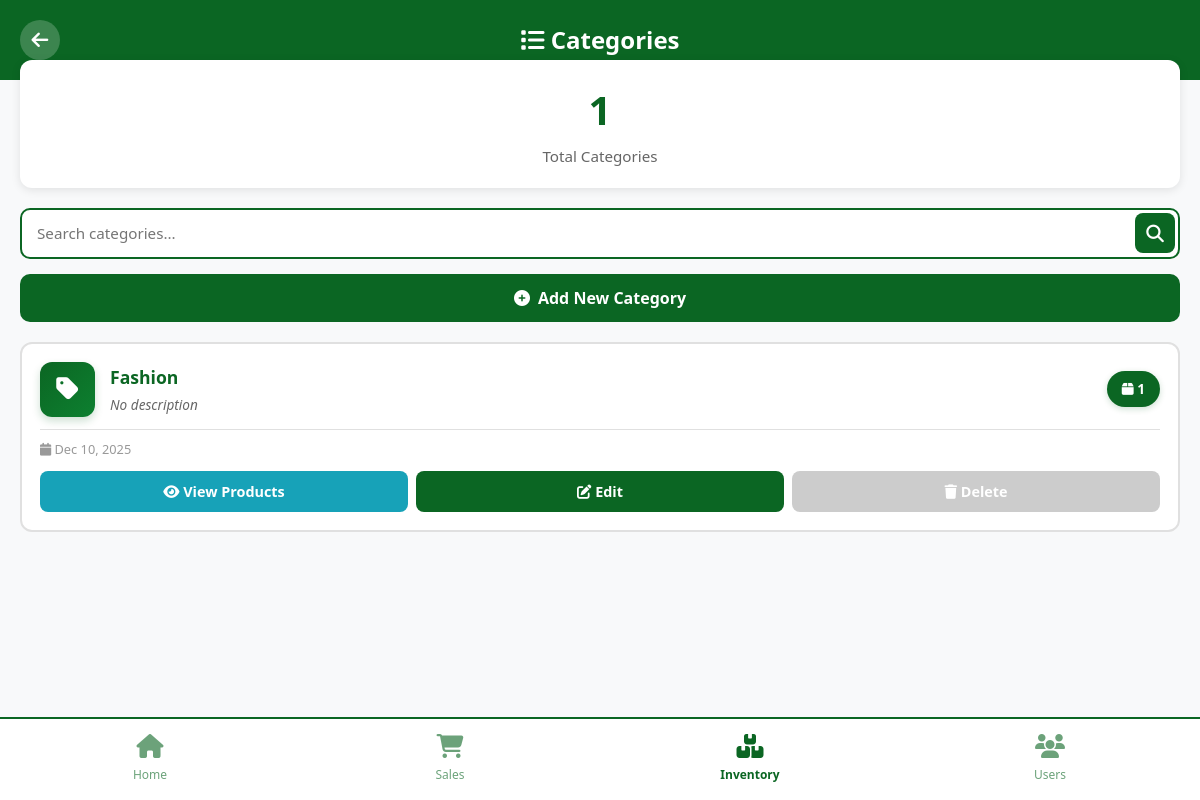
The page /category/ on the database its author committed.
### user/models.py (models this page shows, shortened)
class Category(models.Model):
    name = models.CharField(max_length=100)
    description = models.TextField(blank=True)
    created_at = models.DateTimeField(auto_now_add=True)
    class Meta:
        db_table = 'category'
        verbose_name_plural = 'Categories'

### user/views.py (the view)
# urls.py: path('category/',views.categories,name='category'),
def categories(request):
    search_query = request.GET.get('search', '')
    categories_list = Category.objects.all().order_by('name')
    if search_query:
        categories_list = categories_list.filter(
            Q(name__icontains=search_query) |
            Q(description__icontains=search_query)
        )
    for category in categories_list:
        category.product_count = Product.objects.filter(category=category).count()
    context = {
        'categories': categories_list,
        'search_query': search_query,
        'total_categories': Category.objects.count(),
    }
    return render(request, 'category/categories.html', context)

### templates/category/categories.html (shortened to what this page needs)
{% load static %}
<!DOCTYPE html>
<html lang="en">
<head>
    <link href="https://cdn.jsdelivr.net/npm/bootstrap@5.3.0/dist/css/bootstrap.min.css" rel="stylesheet">
    <link rel="stylesheet" href="https://cdnjs.cloudflare.com/ajax/libs/font-awesome/6.4.0/css/all.min.css">
</head>
<body>
    <div class="top-header">
        <div class="header-content">
            <button class="back-btn" onclick="window.location.href='{% url 'dashboard' %}'">
                <i class="fas fa-arrow-left"></i>
            </button>
            <div class="header-title">
                <h2><i class="fas fa-list"></i> Categories</h2>
            </div>
        </div>
    </div>
    <div class="stats-section">
        <div class="stats-number">{{ total_categories }}</div>
        <div class="stats-label">Total Categories</div>
    </div>
    <div class="search-section">
         <form method="GET" action="{% url 'category' %}">
            <div class="search-box">
                <input type="text" name="search" placeholder="Search categories..."
                       value="{{ search_query }}">
                <button type="submit">
                    <i class="fas fa-search"></i>
                </button>
            </div>
        </form>
        <button class="btn-add-category" onclick="window.location.href='{% url 'add_category' %}'">
            <i class="fas fa-plus-circle"></i> Add New Category
        </button>
    </div>
    <div class="categories-section">
        {% if categories %}
            {% for category in categories %}
            <div class="category-card">
                <div class="category-header">
                    <div class="category-icon">
                        <i class="fas fa-tag"></i>
                    </div>
                    <div class="category-info">
                        <div class="category-name">{{ category.name }}</div>
                        {% if category.description %}
                            <div class="category-description">{{ category.description|truncatewords:20 }}</div>
                        {% else %}
                            <div class="category-description" style="font-style: italic;">No description</div>
                        {% endif %}
                    </div>
                    <div class="product-count">
                        <i class="fas fa-box"></i> {{ category.product_count }}
                    </div>
                </div>
                <div class="category-meta">
                    <div>
                        <i class="fas fa-calendar"></i> {{ category.created_at|date:"M d, Y" }}
                    </div>
                </div>
                <div class="category-actions">
                    <button class="btn-action btn-view"
                            onclick="window.location.href='{% url 'view_category_products' category.id %}'">
                        <i class="fas fa-eye"></i> View Products
                    </button>
                    <button class="btn-action btn-edit"
                            onclick="window.location.href='{% url 'edit_category' category.id %}'">
                        <i class="fas fa-edit"></i> Edit
                    </button>
                    <button class="btn-action btn-delete"
        {% if category.product_count > 0 %}
            onclick="alert('Cannot delete category with {{ category.product_count }} product(s). Please move or delete products first.')"
        {% else %}
            onclick="confirmDelete('{{ category.name }}', '{% url 'delete_category' category.id %}')"
        {% endif %}
        {% if category.product_count > 0 %}disabled{% endif %}>
    <i class="fas fa-trash"></i> Delete
</button>
                </div>
            </div>
            {% endfor %}
        {% endif %}
    </div>
    <div class="bottom-nav">
        <a href="{% url 'dashboard' %}" class="nav-item">
            <i class="fas fa-home"></i>
            <span>Home</span>
        </a>
        <a href="{% url 'sales' %}" class="nav-item">
            <i class="fas fa-shopping-cart"></i>
            <span>Sales</span>
        </a>
        <a href="{% url 'inventory' %}" class="nav-item active">
            <i class="fas fa-boxes"></i>
            <span>Inventory</span>
        </a>
        <a href="{% url 'users' %}" class="nav-item">
            <i class="fas fa-users"></i>
            <span>Users</span>
        </a>
    </div>
</body>
</html>

### templates/category/categories.html (style rules this page uses)
:root { --primary-color: #0B6623; --light-green: #0D8030; }
body { background-color: #f8f9fa; font-family: 'Segoe UI', Tahoma, Geneva, Verdana, sans-serif; margin: 0; padding: 0; }
.top-header { background: var(--primary-color); padding: 20px; color: white; }
.header-content { display: flex; justify-content: space-between; align-items: center; }
.header-title h2 { margin: 0; font-size: 1.5rem; font-weight: 600; }
.back-btn { background: rgba(255, 255, 255, 0.2); border: none; width: 40px; height: 40px; border-radius: 50%; color: white; font-size: 1.2rem; cursor: pointer; transition: all 0.3s; }
.stats-section { background: white; margin: -20px 20px 20px 20px; border-radius: 12px; padding: 20px; box-shadow: 0 2px 10px rgba(0,0,0,0.1); text-align: center; }
.stats-number { color: var(--primary-color); font-size: 2.5rem; font-weight: bold; }
.stats-label { color: #666; font-size: 0.95rem; margin-top: 5px; }
.search-section { padding: 0 20px 20px 20px; }
.search-box { position: relative; margin-bottom: 15px; }
.search-box input { width: 100%; padding: 12px 45px 12px 15px; border: 2px solid var(--primary-color); border-radius: 10px; font-size: 0.95rem; }
.search-box button { position: absolute; right: 5px; top: 50%; transform: translateY(-50%); background: var(--primary-color); border: none; width: 40px; height: 40px; border-radius: 8px; color: white; font-size: 1.1rem; cursor: pointer; transition: all 0.3s; }
.btn-add-category { width: 100%; background: var(--primary-color); color: white; border: none; padding: 12px; border-radius: 10px; font-size: 1rem; font-weight: 600; display: flex; align-items: center; justify-content: center; gap: 8px; cursor: pointer; transition: all 0.3s; }
.categories-section { padding: 0 20px 100px 20px; }
.category-card { background: white; border: 2px solid #e0e0e0; border-radius: 12px; padding: 18px; margin-bottom: 12px; transition: all 0.3s; }
.category-header { display: flex; justify-content: space-between; align-items: center; margin-bottom: 12px; }
.category-icon { width: 55px; height: 55px; background: linear-gradient(135deg, var(--primary-color), var(--light-green)); border-radius: 12px; display: flex; align-items: center; justify-content: center; color: white; font-size: 1.6rem; box-shadow: 0 4px 8px rgba(11, 102, 35, 0.2); }
.category-info { flex: 1; padding: 0 15px; }
.category-name { color: var(--primary-color); font-weight: 600; font-size: 1.1rem; margin-bottom: 5px; }
.category-description { color: #666; font-size: 0.85rem; line-height: 1.4; }
.product-count { background: var(--primary-color); color: white; padding: 8px 15px; border-radius: 20px; font-size: 0.85rem; font-weight: 600; white-space: nowrap; box-shadow: 0 2px 6px rgba(11, 102, 35, 0.2); }
.category-meta { display: flex; justify-content: space-between; align-items: center; padding-top: 10px; margin-top: 10px; border-top: 1px solid #e0e0e0; font-size: 0.8rem; color: #999; }
.category-actions { display: flex; gap: 8px; margin-top: 12px; }
.btn-action { flex: 1; padding: 10px; border: none; border-radius: 8px; font-size: 0.9rem; font-weight: 600; cursor: pointer; transition: all 0.3s; }
.btn-view { background: #17a2b8; color: white; }
.btn-edit { background: var(--primary-color); color: white; }
.btn-delete { background: #dc3545; color: white; }
.btn-delete:disabled { background: #ccc; cursor: not-allowed; transform: none; }
.bottom-nav { position: fixed; bottom: 0; width: 100%; background: white; border-top: 2px solid var(--primary-color); display: flex; justify-content: space-around; padding: 10px 0; z-index: 1000; }
.nav-item { text-align: center; color: var(--primary-color); text-decoration: none; flex: 1; padding: 5px; opacity: 0.6; transition: all 0.3s; }
.nav-item.active { opacity: 1; font-weight: 600; }
.nav-item i { font-size: 1.5rem; display: block; margin-bottom: 3px; }
.nav-item span { font-size: 0.75rem; }
@media (min-width: 768px) { .categories-section { max-width: 1200px; margin: 0 auto; padding-bottom: 40px; } }
@media (min-width: 768px) { .search-section { max-width: 1200px; margin: 0 auto; padding-left: 20px; padding-right: 20px; } }

### rows shown on the page
Category: name "Fashion", description "No description", product_count "1", created_at "Dec 10, 2025"

### other values the page prints
{{ total_categories }} "1"
